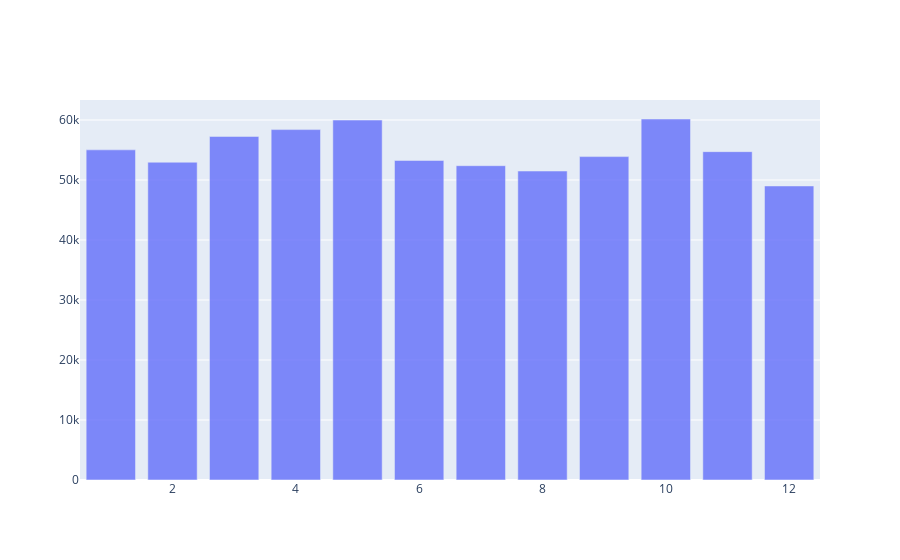

Source (notebook cell):
### Markdown cell above
Crime Distribution based on months

### Code cell
month = train['Month'].value_counts().sort_values(ascending=False).reset_index()
month.columns = ['Month','Count']
data = [go.Bar(
    x = month.Month,
    y = month.Count,
    opacity = 0.8
)]

py.iplot(data)

### Figure 1 — Plotly figure (JSON) as saved in the notebook; plotly's stock layout.template omitted (floating-point values rounded to 4 significant figures)
{"data": [{"opacity": 0.8, "type": "bar", "x": [10, 5, 4, 3, 1, 11, 9, 6, 2, 7, 8, 12], "y": [60164, 59991, 58398, 57259, 55022, 54719, 53895, 53255, 52959, 52383, 51488, 49003]}], "layout": {}}
